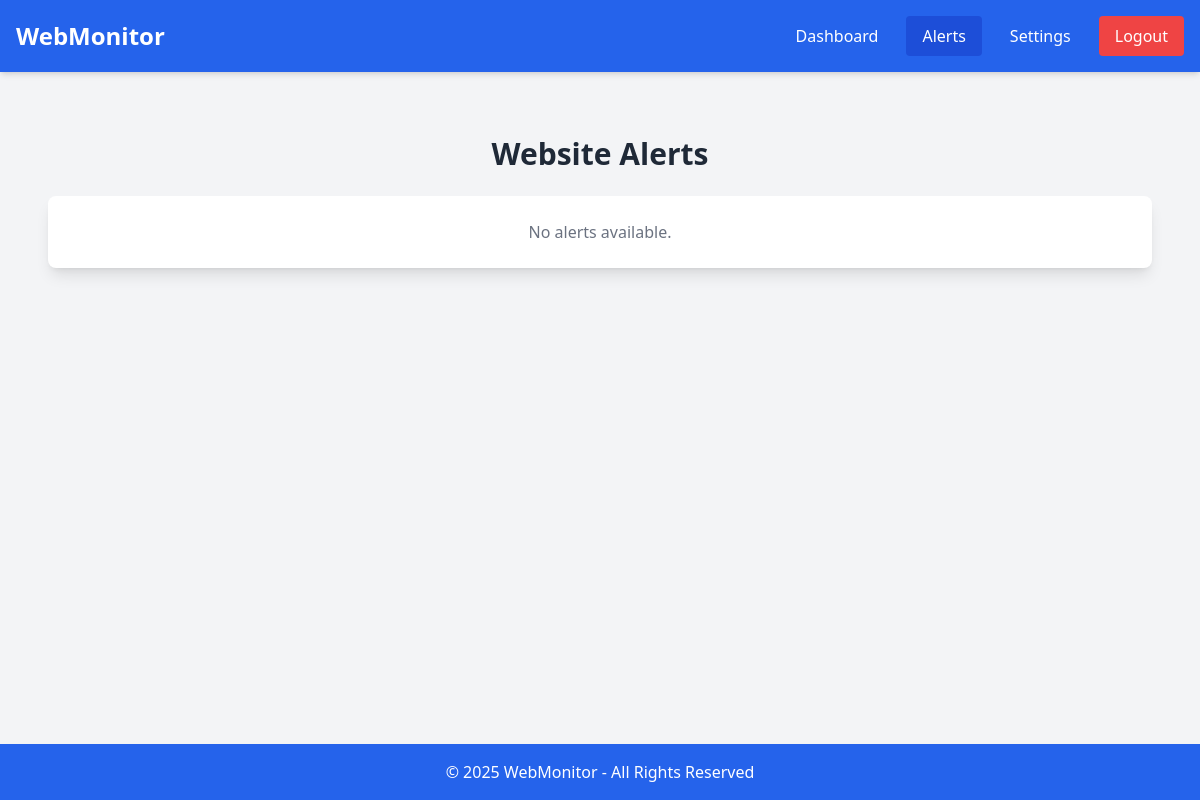
The page /alert/alert_status/1/ on the database as committed earlier.
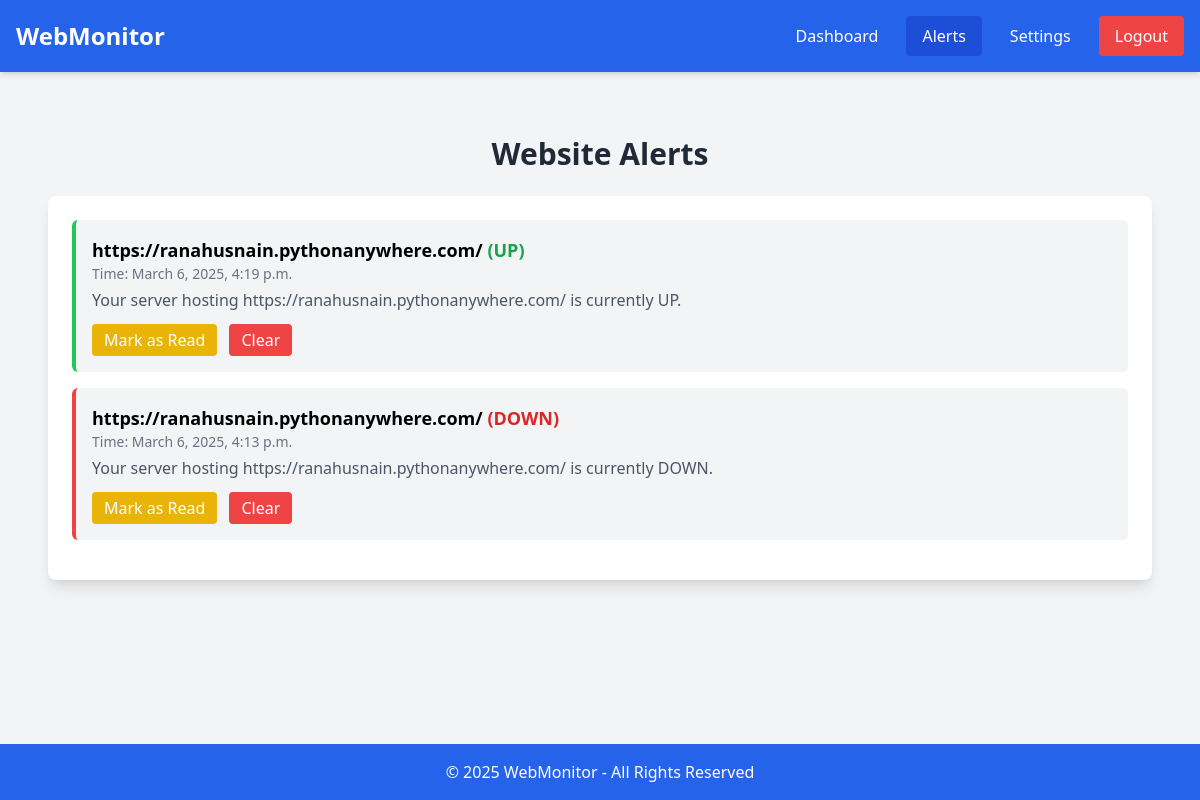
The same page on the database as committed later.
### alert/models.py (models this page shows, shortened)
class Alert(models.Model):
    STATUS_CHOICES = [
        ("UNKNOWN", "Unknown"),
        ("UP", "Up"),
        ("DOWN", "Down"),
    ]
    user = models.ForeignKey(User, on_delete=models.CASCADE)
    url = models.URLField(null=True)
    status = models.CharField(max_length=10, choices=STATUS_CHOICES, default="UNKNOWN")
    timeStamp = models.DateTimeField(auto_now_add=True, blank=True)
    message=models.CharField(max_length=100,null=True)
    is_read=models.BooleanField(default=False)

### alert/views.py (the view)
# urls.py: path("alert_status/<int:user_id>/", alertView,name="alert_status"),
def alertView(request,user_id):
    user=User.objects.get(id=user_id)
    alerts = Alert.objects.filter(user=user).order_by('-timeStamp')
    return render(request, 'alert.html', {'alerts': alerts,'userId':user_id})

### alert/templates/alert.html (shortened to what this page needs)
<!DOCTYPE html>
<html lang="en">
<head>
    <script src="https://cdn.tailwindcss.com"></script>
</head>
<body class="bg-gray-100 flex flex-col min-h-screen">
    <nav class="bg-blue-600 p-4 text-white flex flex-col md:flex-row justify-between items-center shadow-md">
        <span class="text-2xl font-bold mb-4 md:mb-0">WebMonitor</span>
        <div class="flex flex-wrap justify-center gap-3">
            <a href="{% url 'dashboard' userId %}" class="px-4 py-2 rounded hover:bg-blue-500 transition">Dashboard</a>
            <a href="#" class="px-4 py-2 rounded bg-blue-700">Alerts</a>
            <a href="#" class="px-4 py-2 rounded hover:bg-blue-500 transition">Settings</a>
            <a href="#" class="bg-red-500 px-4 py-2 rounded hover:bg-red-600 transition">Logout</a>
        </div>
    </nav>
    <div class="max-w-6xl mx-auto mt-10 p-6 flex-grow w-full">
        <h2 class="text-3xl font-bold text-center text-gray-800 mb-6">Website Alerts</h2>
        <div class="bg-white shadow-lg rounded-lg p-6">
            {% if alerts %}
            <ul id="alerts-list">
                {% for alert in alerts %}
                <li class="border-l-4 {% if alert.status == 'DOWN' %}border-red-500{% else %}border-green-500{% endif %} p-4 mb-4 bg-gray-100 rounded-md alert {% if not alert.is_read %}unread{% else %}read{% endif %}">
                    <p class="font-semibold text-lg">{{ alert.url }}
                        <span class="text-{% if alert.status == 'DOWN' %}red-600{% else %}green-600{% endif %}">
                            ({{ alert.status }})
                        </span>
                    </p>
                    <p class="text-gray-500 text-sm">Time: {{ alert.timeStamp }}</p>
                    <p class="text-gray-600 mt-1">{{ alert.message }}</p>
                    <div class="mt-3 flex gap-3">
                        {% if not alert.is_read %}
                            <button onclick="markAsRead(this, {{ alert.id }})" class="px-3 py-1 bg-yellow-500 text-white rounded hover:bg-yellow-700">Mark as Read</button>
                        {% endif  %}
                        <button onclick="clearAlert(this, {{ alert.id }})" class="px-3 py-1 bg-red-500 text-white rounded hover:bg-red-700">Clear</button>
                    </div>
                </li>
                {% endfor %}
            </ul>
            {% else %}
            <p class="text-center text-gray-500">No alerts available.</p>
            {% endif %}
        </div>
    </div>
    <footer class="bg-blue-600 text-white text-center p-4 shadow-md mt-auto">
        &copy; 2025 WebMonitor - All Rights Reserved
    </footer>
</body>
</html>

Rows that differ between the two databases and show on the page:
added Alert: url "https://ranahusnain.pythonanywhere.com/", status "UP", timeStamp "March 6, 2025, 4:19 p.m.", message "Your server hosting https://ranahusnain.pythonanywhere.com/ is currently UP."
added Alert: url "https://ranahusnain.pythonanywhere.com/", status "DOWN", timeStamp "March 6, 2025, 4:13 p.m.", message "Your server hosting https://ranahusnain.pythonanywhere.com/ is currently DOWN."
Other text that changed with them:
text no longer shown: "No alerts available."
